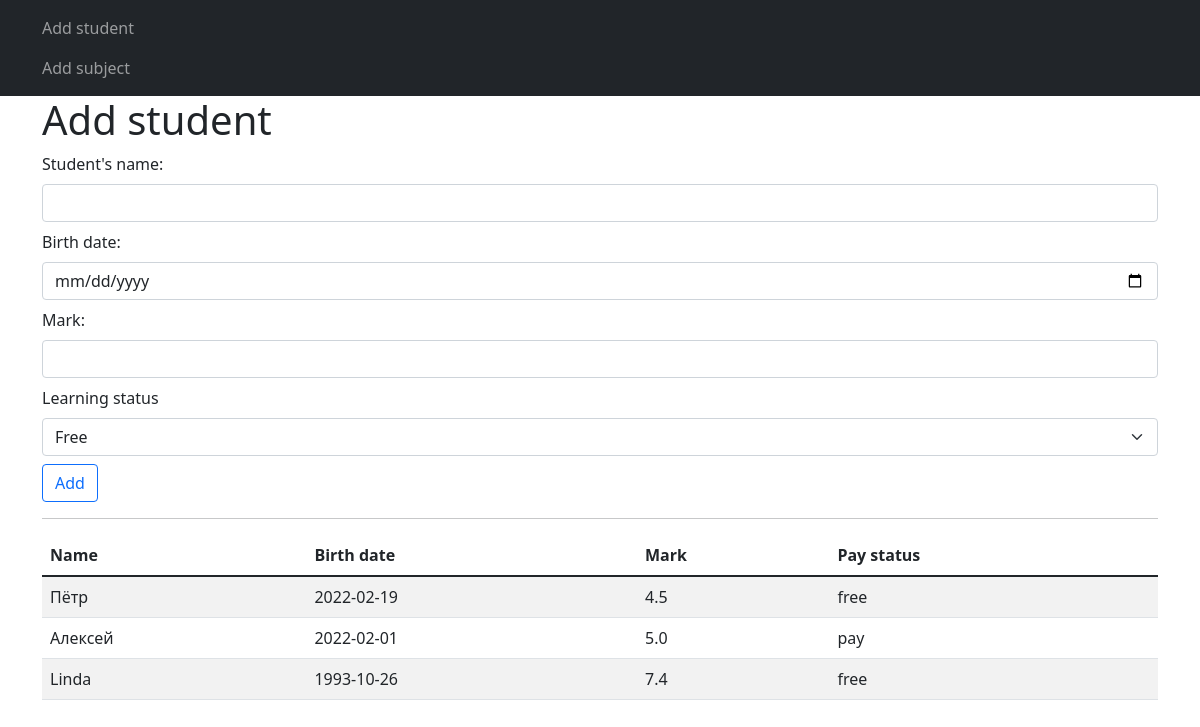
/add-student, run on an earlier commit of the app's database.
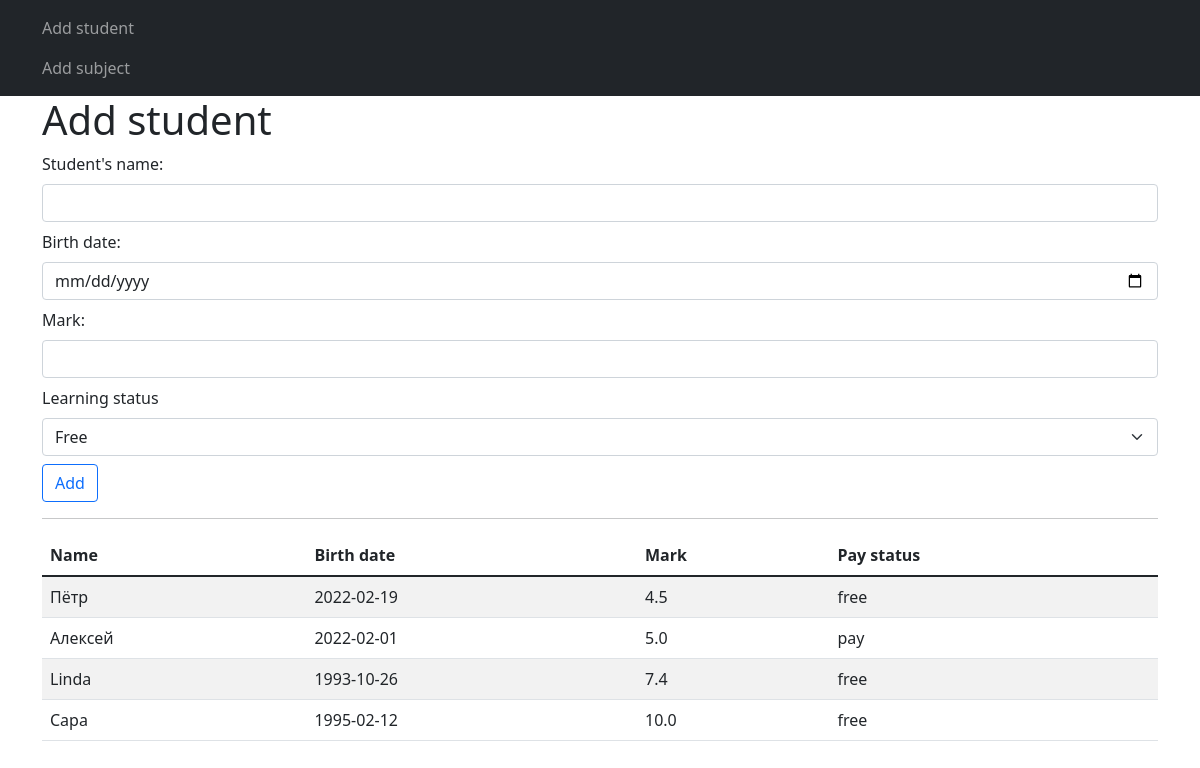
And on a later commit of the database.
### models.py (models this page shows)
class Students(db.Model):
    id = db.Column(db.Integer, primary_key=True)
    name = db.Column(db.String(120), nullable=False)
    birth_date = db.Column(db.Date, nullable=False, default=datetime.now())
    mark = db.Column(db.Float, nullable=False, default=3.2)
    subject_id = db.Column(db.Integer, db.ForeignKey('subjects.id'))
    status = db.Column(db.String(10), nullable=False, default='Paid')

### routes.py (the view, shortened to what this page needs)
@app.route('/add-student', methods=['GET', 'POST'])
def add_student():
    form = StudentForm()
    students = Students.query.all()
    return render_template('add_students.html', form=form, items=students)

### forms.py
class StudentForm(FlaskForm):
    name = StringField('Student\'s name: ',
                       validators=[DataRequired()])
    birth_date = DateField('Birth date: ',
                           validators=[DataRequired()])
    mark = FloatField('Mark: ')
    status = SelectField('Learning status',
                         choices=[
                             ('free', 'Free'),
                             ('pay', 'Paid')
                         ])
    submit = SubmitField('Add')

### templates/add_students.html (shortened to what this page needs)
{% extends 'base.html' %}
{% block content %}
    <h1>Add student</h1>
    <form action="" method="post">
        <div class="mb-2">
            {{ form.name.label(class='form-label') }}
            {{ form.name(class='form-control') }}
        </div>
        <div class="mb-2">
            {{ form.birth_date.label(class='form-label') }}
            {{ form.birth_date(class='form-control')  }}
        </div>
        <div class="mb-2">
            {{ form.mark.label(class='form-label') }}
            {{ form.mark(class='form-control')  }}
        </div>
        <div class="mb-2">
            {{ form.status.label(class='form-label') }}
            {{ form.status(class='form-select')  }}
        </div>
        <div class="mb-3">
            {{ form.submit(class='btn btn-outline-primary') }}
        </div>
    </form>
    <hr>
    {% if items|length > 1 %}
        <table class="table table-striped">
            <thead>
            <tr>
                <th>Name</th>
                <th>Birth date</th>
                <th>Mark</th>
                <th>Pay status</th>
            </tr>
            </thead>
        <tbody>
            {% for student in items %}
                <tr>
                    <td>{{ student.name }}</td>
                    <td>{{ student.birth_date }}</td>
                    <td>{{ student.mark }}</td>
                    <td>{{ student.status }}</td>
                </tr>
            {% endfor %}
        </tbody>
        </table>
    {% endif %}
{% endblock %}

### templates/base.html (shortened to what this page needs)
<!DOCTYPE html>
<html lang="en">
<head>
    <link href="https://cdn.jsdelivr.net/npm/bootstrap@5.1.3/dist/css/bootstrap.min.css" rel="stylesheet">
</head>
<body>
<nav class="navbar navbar-dark bg-dark">
    <div class="container">
        <ul class="navbar-nav">
            <li class="nav-item">
                <a class="nav-link" href="{{ url_for('add_student') }}">Add student</a>
            </li>
            <li class="nav-item">
                <a class="nav-link" href="{{ url_for('add_subject') }}">Add subject</a>
            </li>
        </ul>
    </div>
</nav>
<div class="container">
    {% block content %}{% endblock %}
</div>
</body>
</html>

What changed in the data, as far as the page shows it:
added Students: name "Сара", birth_date "1995-02-12", mark "10.0", status "free"
